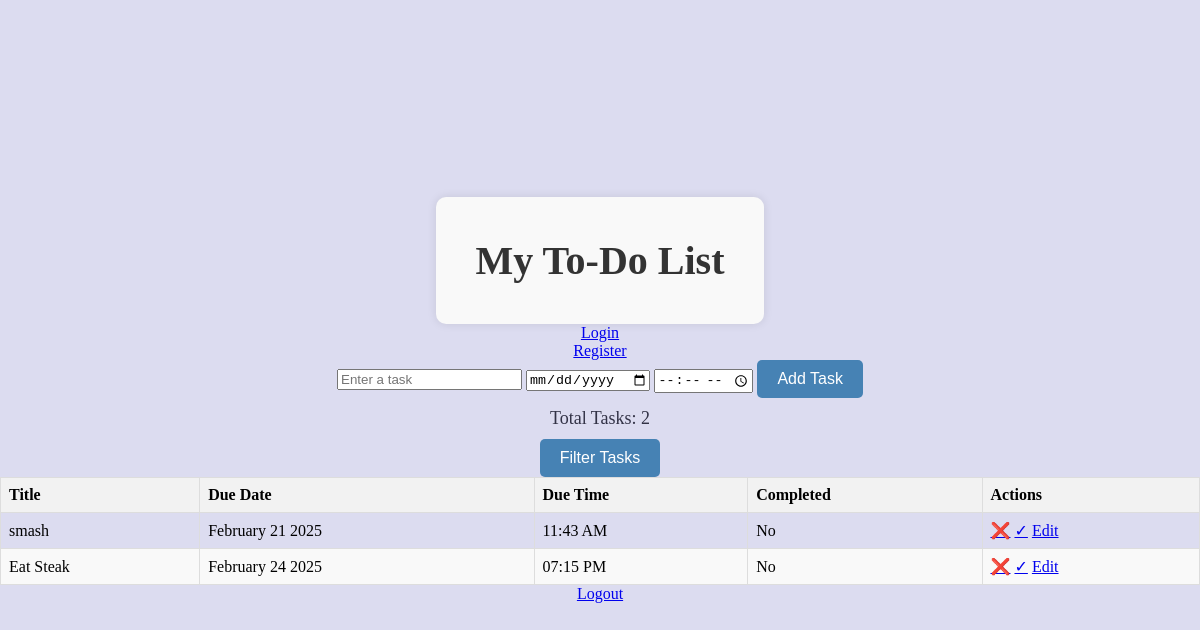
Before: / with the older database file.
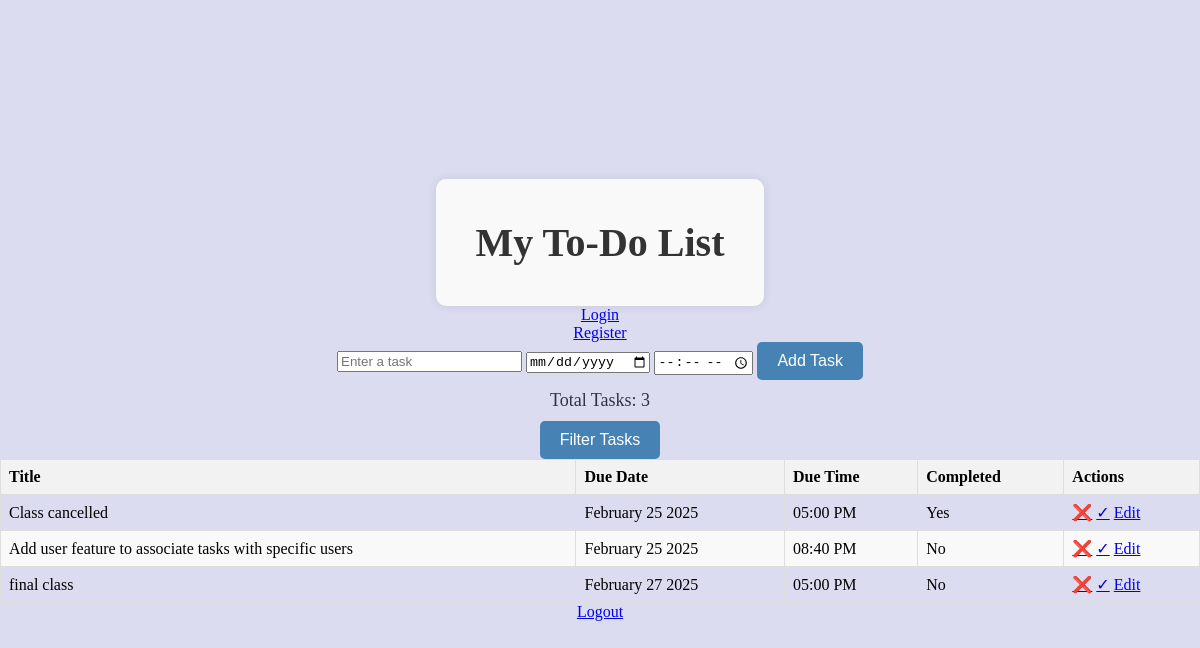
After: the same page with the newer database file.
### app.py (models this page shows)
class Task(db.Model):
    __tablename__ = 'tasks'
    id = db.Column(db.Integer, primary_key=True)
    title = db.Column(db.String(100), nullable=False)
    completed = db.Column(db.Boolean, default=False)
    created_at = db.Column(db.DateTime, server_default=db.func.now())
    due_date = db.Column(db.Date, nullable=False)
    time = db.Column(db.Time, nullable=False)

### app.py (the view)
@app.route('/')
def index():
    tasks = Task.query.all()
    return render_template('index.html', tasks=tasks)

### templates/index.html (shortened to what this page needs)
<!DOCTYPE html>
<html>
<head>
    <link rel ="stylesheet" href = {{ url_for('static', filename = "styles.css") }}>
</head>
<body>
    <div class="container">
        <h1>My To-Do List</h1>
    </div>
    <a href="/login">Login</a>
    <a href="/register">Register</a>
    <form action="/add" method="post">
        <input type="text" name="title" placeholder="Enter a task" required>
        <input type="date" name="due_date" placeholder="Enter a Due Date">
        <input type="time" name="time" placeholder="Enter a Due Time">
        <button type="submit">Add Task</button>
    </form>
    <p>Total Tasks: {{ tasks|length }}</p>
    <button type="button" onclick="filterTasks()">Filter Tasks</button>
    <table>
        <thead>
            <tr>
                <th>Title</th>
                <th>Due Date</th>
                <th>Due Time</th>
                <th>Completed</th>
                <th>Actions</th>
            </tr>
        </thead>
        <tbody>
            {% for task in tasks %}
                <tr>
                    <td>{{ task['title'] }}</td>
                    <td>{{ task['due_date'].strftime('%B %d %Y') }}</td>
                    <td>{{ task['time'].strftime('%I:%M %p') }}</td>
                    <td>{{ 'Yes' if task['completed'] else 'No' }}</td>
                <td>
                    <a href="/delete/{{ task['id'] }}" onclick="return confirm('Are you sure you want to delete this task?');">❌</a>
                    <a href="/complete/{{ task['id'] }}">&#10003;</a>
                    <a href="/edit/{{ task['id'] }}" onclick="document.getElementById('edit-form-{{ task['id'] }}').style.display = 'inline'; return false;">Edit</a>
                </td>
            {% endfor %}
        </tbody>
    </table>
</body>
<footer>
    <a href="/logout">Logout</a>
</footer>
</html>

### static/styles.css (style rules this page uses)
body { display: flex; flex-direction: column; justify-content: center; align-items: center; height: 100vh; margin: 0; background-color: rgb(220, 220, 240); }
h1 { margin: 0; padding: 20px; text-align: center; }
p { font-size: 18px; color: rgb(50, 50, 70); margin: 10px 0; }
button { padding: 10px 20px; font-size: 16px; color: white; background-color: rgb(70, 130, 180); border: none; border-radius: 5px; cursor: pointer; }

### templates/index.html (style rules this page uses)
.container { max-width: 800px; margin: 0 auto; padding: 20px; text-align: center; background-color: #f9f9f9; border-radius: 10px; box-shadow: 0 0 10px rgba(0, 0, 0, 0.1); }
.container h1 { font-size: 2.5em; color: #333; }
table { width: 100%; border-collapse: collapse; }
th, td { border: 1px solid #ddd; padding: 8px; }
th { background-color: #f2f2f2; text-align: left; }
tr:nth-child(even) { background-color: #f9f9f9; }

Changed rows visible on the page:
removed Task: title "smash", due_date "February 21 2025", time "11:43 AM", completed "No"
removed Task: title "Eat Steak", due_date "February 24 2025", time "07:15 PM", completed "No"
added Task: title "Class cancelled", due_date "February 25 2025", time "05:00 PM", completed "Yes"
added Task: title "Add user feature to associate tasks with specific users", due_date "February 25 2025", time "08:40 PM", completed "No"
added Task: title "final class", due_date "February 27 2025", time "05:00 PM", completed "No"
Other visible differences:
{{ tasks|length }}: "2" → "3"
